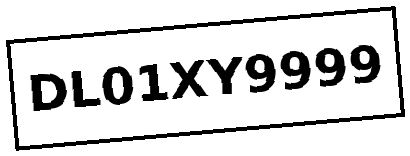
#> input picture anpr_scratch/plate_angled.png, 410 x 156 px
$ python -i pipeline.py   (imports and definitions only)
#> lines starting #> are read from the running program, lines starting #| are printed output that depends on the picture; after the words box and inside, x2 and y2 are one past the last pixel; in counts of white or black regions, pixels touching at a corner belong together
#> further down, picture is the input picture: shape (156, 410, 3); min 0, max 255, mean 214
import re
from collections import Counter

import cv2
import numpy as np
import pytesseract

PLATE_REGEX = re.compile(r'^[A-Z]{2}[0-9]{2}[A-Z]{1,2}[0-9]{4}$')
CONFIDENCE_THRESHOLD = 60

LENGTH_TO_PATTERN = {
    9: 'LLDDLDDDD',
    10: 'LLDDLLDDDD',
}

TESSERACT_CONFIG = '--psm 7 -c tessedit_char_whitelist=ABCDEFGHIJKLMNOPQRSTUVWXYZ0123456789'


# [25 lines left out: functions fix_ambiguous_chars, text_confidence, not called in this run]


class ReadResult:
    # [5 lines left out: function __init__, not called in this run]


def locate_plate_candidates(gray):
    """Find rectangular, plate-shaped regions in a frame using Canny edge
    detection + contour filtering, so a photo of a whole vehicle (not just
    an isolated plate) can still be cropped down to the plate before OCR.
    Returns a list of (x, y, w, h) boxes, largest/most plate-like first.
    """
    edged = cv2.Canny(cv2.bilateralFilter(gray, 11, 17, 17), 30, 200)
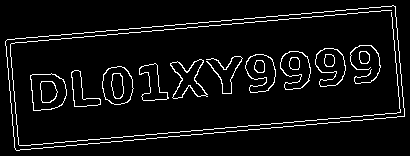
#> edged: shape (156, 410); 5.9% white in thin lines or dots
    edged = cv2.dilate(edged, None, iterations=1)
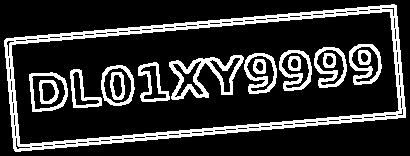
#> edged: shape (156, 410); 18.8% white; 16 white regions
    contours, _ = cv2.findContours(edged.copy(), cv2.RETR_LIST, cv2.CHAIN_APPROX_SIMPLE)
#> contours = 116 contours, 32 with area under 20; largest, box (x1, y1, x2, y2) and area: (4, 4, 406, 152) 44494, (11, 11, 400, 145) 38398, (169, 55, 244, 100) 1640, (29, 72, 68, 112) 1244, (101, 65, 135, 106) 1082
    contours = sorted(contours, key=cv2.contourArea, reverse=True)[:15]
#> contours = 15 contours; largest, box (x1, y1, x2, y2) and area: (4, 4, 406, 152) 44494, (11, 11, 400, 145) 38398, (169, 55, 244, 100) 1640, (29, 72, 68, 112) 1244, (101, 65, 135, 106) 1082

    h_img, w_img = gray.shape[:2]
#> h_img = 156; w_img = 410
    candidates = []
    for c in contours:
        x, y, w, h = cv2.boundingRect(c)
        if w == 0 or h == 0:
            continue
        aspect = w / h
        area_ratio = (w * h) / float(w_img * h_img)
        if 2.0 <= aspect <= 5.5 and 0.01 <= area_ratio <= 0.5:
            candidates.append((x, y, w, h))
    return candidates


def _ocr_region(gray_region):
    filtered = cv2.bilateralFilter(gray_region, 11, 17, 17)
    _, thresh = cv2.threshold(filtered, 0, 255, cv2.THRESH_BINARY + cv2.THRESH_OTSU)

    raw_text = pytesseract.image_to_string(thresh, config=TESSERACT_CONFIG)
    cleaned = raw_text.strip().upper().replace(' ', '')
    corrected = fix_ambiguous_chars(cleaned)

    data = pytesseract.image_to_data(thresh, config=TESSERACT_CONFIG,
                                      output_type=pytesseract.Output.DICT)
    conf = text_confidence(data)

    regex_ok = bool(PLATE_REGEX.match(corrected))
    # A real low-confidence misread and a zero-confidence quirk (Tesseract
    # sometimes reports exactly 0 confidence on an otherwise-correct single
    # text block, seen with some bold/synthetic plate fonts) are different
    # things: a correct regex match on a *non-zero* low score is still
    # risky, but an exact 0 with a structurally valid plate is accepted,
    # since the regex itself is already a strict filter.
    valid = regex_ok and (conf >= CONFIDENCE_THRESHOLD or conf == 0)
    return ReadResult(corrected if valid else None, conf, raw_text.strip(), valid)


def read_plate_from_array(img):
    if img is None:
        return ReadResult(None, 0, '', False)

    gray = cv2.cvtColor(img, cv2.COLOR_BGR2GRAY)

    regions = []
    for (x, y, w, h) in locate_plate_candidates(gray):
        pad_x, pad_y = int(w * 0.05), int(h * 0.15)
        x0, y0 = max(0, x - pad_x), max(0, y - pad_y)
        x1 = min(gray.shape[1], x + w + pad_x)
        y1 = min(gray.shape[0], y + h + pad_y)
        regions.append(gray[y0:y1, x0:x1])
#> this loop made 0 passes
#> after the loop, regions = []
    regions.append(gray)  # full frame, always tried as a fallback

    best = None
    for region in regions:
        result = _ocr_region(region)
        if result.valid:
            return result
        if best is None or result.confidence > best.confidence:
            best = result
#> this loop made 1 pass
#> pass 1, in _ocr_region, `_, thresh = cv2.threshold(filtered, 0, 255, cv2.THRESH_BINARY + cv2.TH..`:
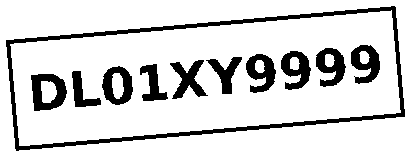
#> thresh: shape (156, 410); 84% white; 11 black regions, largest, box (x1, y1, x2, y2) and area: (6, 6, 405, 151) 3956, (31, 74, 67, 111) 798, (102, 66, 133, 105) 687

    return best if best is not None else ReadResult(None, 0, '', False)


# [17 lines left out: functions read_plate_from_bytes, vote_across_frames, not called in this run]

>>> import cv2
>>> picture = cv2.imread('../anpr_scratch/plate_angled.png')
#> (the run stopped early here; a loop or call above may not have finished)

$ run again, on anpr_scratch/plate_clean.png
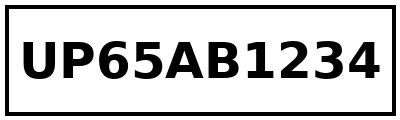
#> input picture anpr_scratch/plate_clean.png, 400 x 120 px
#> picture is the input picture: shape (120, 400, 3); min 0, max 255, mean 199.8
#> in locate_plate_candidates, `edged = cv2.dilate(edged, None, iterations=1)`:
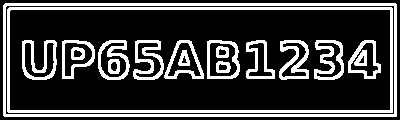
#> edged: shape (120, 400); 24% white; 18 white regions
#> in locate_plate_candidates, `contours, _ = cv2.findContours(edged.copy(), cv2.RETR_LIST, cv2.CHAIN_..`: contours = 36 contours; largest, box (x1, y1, x2, y2) and area: (3, 3, 397, 117) 44406, (5, 5, 395, 115) 42398, (7, 7, 393, 113) 40422, (9, 9, 391, 111) 38478, (207, 40, 240, 79) 1128
#> in locate_plate_candidates, `contours = sorted(contours, key=cv2.contourArea, reverse=True)[:15]`: contours = 15 contours; largest, box (x1, y1, x2, y2) and area: (3, 3, 397, 117) 44406, (5, 5, 395, 115) 42398, (7, 7, 393, 113) 40422, (9, 9, 391, 111) 38478, (207, 40, 240, 79) 1128
#> h_img = 120; w_img = 400
#> after the loop in read_plate_from_array, `for (x, y, w, h) in locate_plate_candidates(gray):`: regions = []
#> the loop in read_plate_from_array, `for region in regions:` made 1 pass
#> pass 1, in _ocr_region, `_, thresh = cv2.threshold(filtered, 0, 255, cv2.THRESH_BINARY + cv2.TH..`:
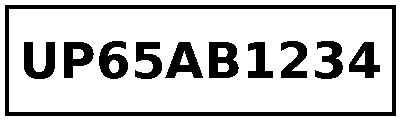
#> thresh: shape (120, 400); 78.4% white; 11 black regions, largest, box (x1, y1, x2, y2) and area: (5, 5, 396, 116) 3952, (209, 42, 239, 78) 795, (165, 42, 203, 78) 718
